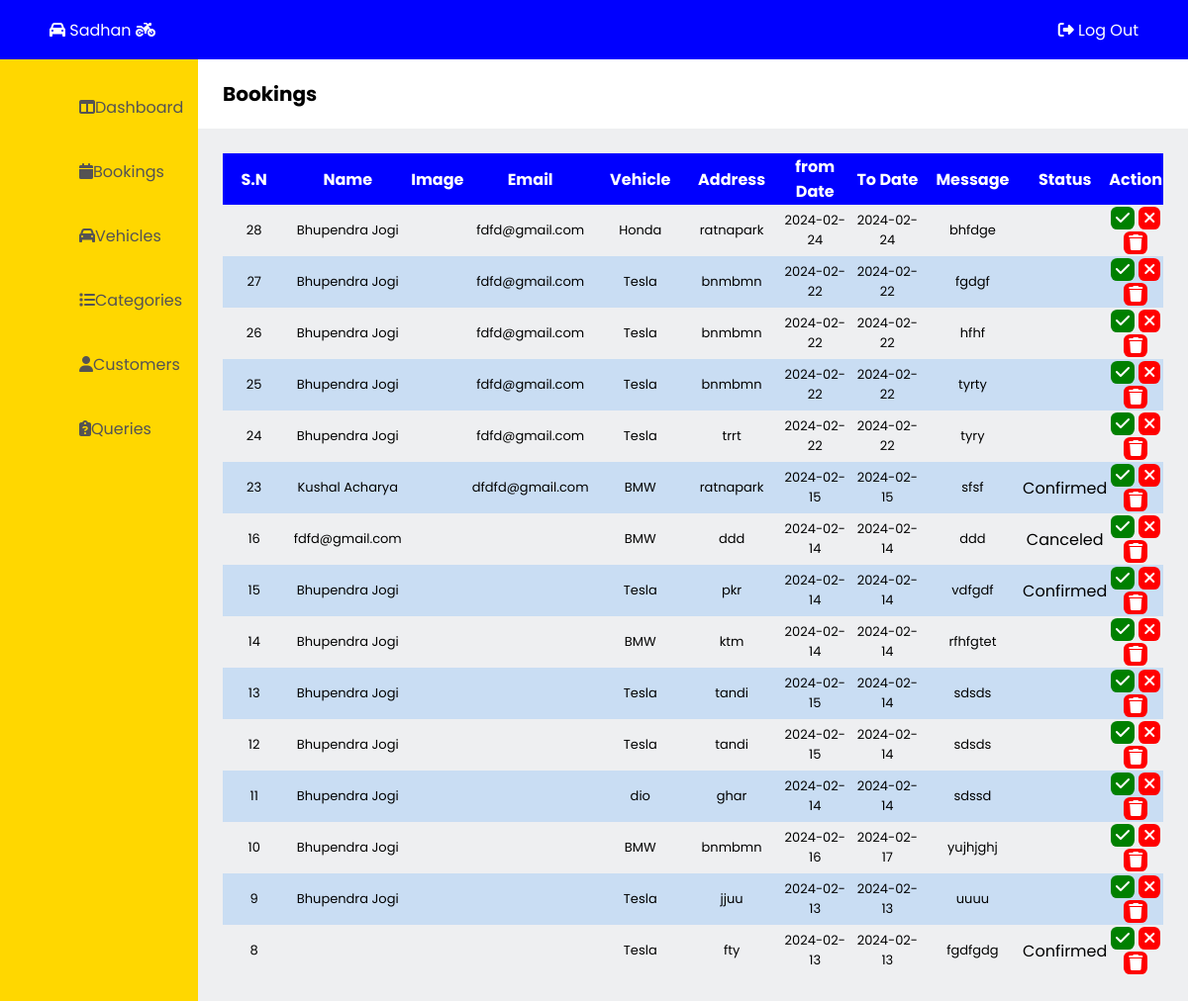
Page /admin/bookings.php on the earlier database version.
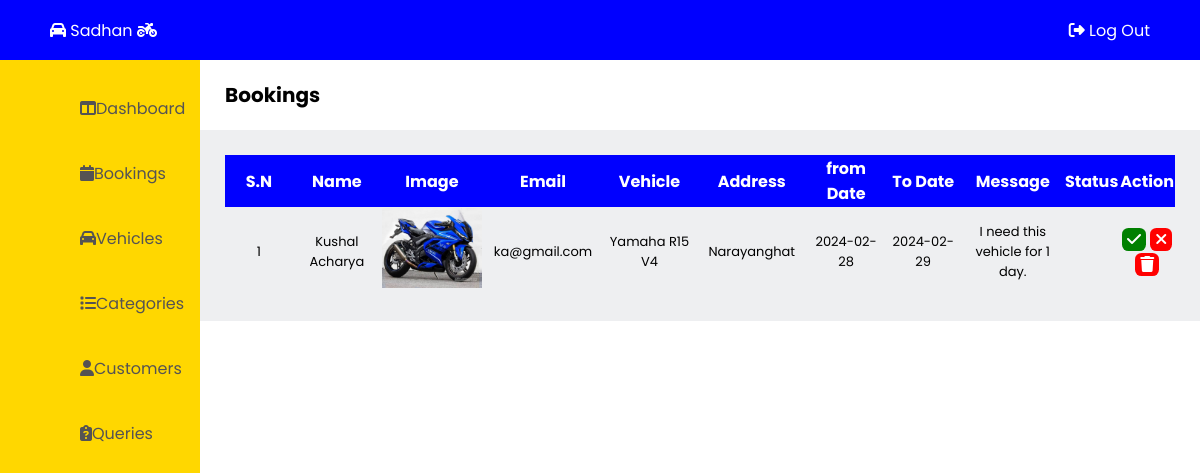
Same page on the later database version.
### tables this page shows
CREATE TABLE `bookings` (
  `b_id` int(11) NOT NULL,
  `v_id` int(100) NOT NULL,
  `b_name` varchar(50) NOT NULL,
  `bv_image` varchar(100) NOT NULL,
  `b_email` varchar(100) NOT NULL,
  `b_vehicle` varchar(50) NOT NULL,
  `b_address` varchar(50) NOT NULL,
  `b_fromdate` date NOT NULL,
  `b_todate` date NOT NULL,
  `b_message` varchar(500) NOT NULL,
  `b_status` varchar(10) NOT NULL
);

### admin/bookings.php (the view, shortened to what this page needs)
<!DOCTYPE html>
<html lang="en">
<head>
  <link rel="stylesheet" href="admin-css\admin-style.css"/>
</head>
<body>
  <?php
    include "admin-container\admin-header.php";
  ?>
  <?php
    include "admin-container\admin-leftbar.php";
  ?>
  <main class="main">
    <section class="title">
      <p>Bookings</p>
    </section>
    <div class="booking-table">
      <table>
        <tr>
          <th>S.N</th>
          <th>Name</th>
          <th>Image</th>
          <th>Email</th>
          <th>Vehicle</th>
          <th>Address</th>
          <th>from Date</th>
          <th>To Date</th>
          <th>Message</th>
          <th>Status</th>
          <th>Action</th>
        </tr>
<?php
    $qry = "SELECT * FROM bookings ORDER BY b_id DESC";
    include 'admin-container/db_connection.php';
    $result = mysqli_query($con, $qry);
?>
        <?php while($row = mysqli_fetch_assoc($result)) { ?>
          <tr>
            <td style="width:170px; font-size: 13px"><?php echo $row['b_id'];?></td>
            <td style="width:170px; font-size: 13px"><?php echo $row['b_name'];?></td>
            <td><img src="../images/<?php echo $row['bv_image'];?>" alt="" style="width:100px"></td>
            <td  style="width:170px; font-size: 13px"><?php echo $row['b_email'];?></td>
            <td  style="width:170px; font-size: 13px"><?php echo $row['b_vehicle'];?></td>
            <td  style="width:170px; font-size: 13px"><?php echo $row['b_address'];?></td>
            <td  style="width:170px; font-size: 13px"><?php echo $row['b_fromdate'];?></td>
            <td  style="width:170px; font-size: 13px"><?php echo $row['b_todate'];?></td>
            <td  style="width:170px; font-size: 13px"><?php echo $row['b_message'];?></td>
            <td><?php echo $row['b_status'];?></td>
            <td>
              <a href="bookings.php?confirm_id=<?php echo $row['b_id'];?>" class="confirm" onclick="return confirm('Are you sure to confirm this booking?')"><i class="fa-solid fa-check"></i></a>
              <a href="bookings.php?cancel_id=<?php echo $row['b_id'];?>" class="cancel" onclick="return confirm('Are you sure to cancel this booking?')"><i class="fa-solid fa-xmark"></i></a>
              <a href="bookings.php?delete_id=<?php echo $row['b_id'];?>" name="delete" class="delete" onclick="return confirm('Are you sure to delete?')"><i class="fa-solid fa-trash"></i></a>
            </td>
          </tr>
        <?php } ?>
      </table>
    </div>
  </main>
</body>
</html>

Differences in the rows shown:
removed bookings: b_id "28", b_name "Bhupendra Jogi", b_email "fdfd@gmail.com", b_vehicle "Honda", b_address "ratnapark", b_fromdate "2024-02-24", b_todate "2024-02-24", b_message "bhfdge"
removed bookings: b_id "27", b_name "Bhupendra Jogi", b_email "fdfd@gmail.com", b_vehicle "Tesla", b_address "bnmbmn", b_fromdate "2024-02-22", b_todate "2024-02-22", b_message "fgdgf"
removed bookings: b_id "26", b_name "Bhupendra Jogi", b_email "fdfd@gmail.com", b_vehicle "Tesla", b_address "bnmbmn", b_fromdate "2024-02-22", b_todate "2024-02-22", b_message "hfhf"
removed bookings: b_id "25", b_name "Bhupendra Jogi", b_email "fdfd@gmail.com", b_vehicle "Tesla", b_address "bnmbmn", b_fromdate "2024-02-22", b_todate "2024-02-22", b_message "tyrty"
removed bookings: b_id "24", b_name "Bhupendra Jogi", b_email "fdfd@gmail.com", b_vehicle "Tesla", b_address "trrt", b_fromdate "2024-02-22", b_todate "2024-02-22", b_message "tyry"
removed bookings: b_id "23", b_name "Kushal Acharya", b_email "dfdfd@gmail.com", b_vehicle "BMW", b_address "ratnapark", b_fromdate "2024-02-15", b_todate "2024-02-15", b_message "sfsf", b_status "Confirmed"
removed bookings: b_id "16", b_name "fdfd@gmail.com", b_vehicle "BMW", b_address "ddd", b_fromdate "2024-02-14", b_todate "2024-02-14", b_message "ddd", b_status "Canceled"
removed bookings: b_id "15", b_name "Bhupendra Jogi", b_vehicle "Tesla", b_address "pkr", b_fromdate "2024-02-14", b_todate "2024-02-14", b_message "vdfgdf", b_status "Confirmed"
removed bookings: b_id "14", b_name "Bhupendra Jogi", b_vehicle "BMW", b_address "ktm", b_fromdate "2024-02-14", b_todate "2024-02-14", b_message "rfhfgtet"
removed bookings: b_id "13", b_name "Bhupendra Jogi", b_vehicle "Tesla", b_address "tandi", b_fromdate "2024-02-15", b_todate "2024-02-14", b_message "sdsds"
removed bookings: b_id "12", b_name "Bhupendra Jogi", b_vehicle "Tesla", b_address "tandi", b_fromdate "2024-02-15", b_todate "2024-02-14", b_message "sdsds"
removed bookings: b_id "11", b_name "Bhupendra Jogi", b_vehicle "dio", b_address "ghar", b_fromdate "2024-02-14", b_todate "2024-02-14", b_message "sdssd"
removed bookings: b_id "10", b_name "Bhupendra Jogi", b_vehicle "BMW", b_address "bnmbmn", b_fromdate "2024-02-16", b_todate "2024-02-17", b_message "yujhjghj"
removed bookings: b_id "9", b_name "Bhupendra Jogi", b_vehicle "Tesla", b_address "jjuu", b_fromdate "2024-02-13", b_todate "2024-02-13", b_message "uuuu"
removed bookings: b_id "8", b_vehicle "Tesla", b_address "fty", b_fromdate "2024-02-13", b_todate "2024-02-13", b_message "fgdfgdg", b_status "Confirmed"
added bookings: b_id "1", b_name "Kushal Acharya", bv_image (picture), b_email "ka@gmail.com", b_vehicle "Yamaha R15 V4", b_address "Narayanghat", b_fromdate "2024-02-28", b_todate "2024-02-29", b_message "I need this vehicle for 1 day."
